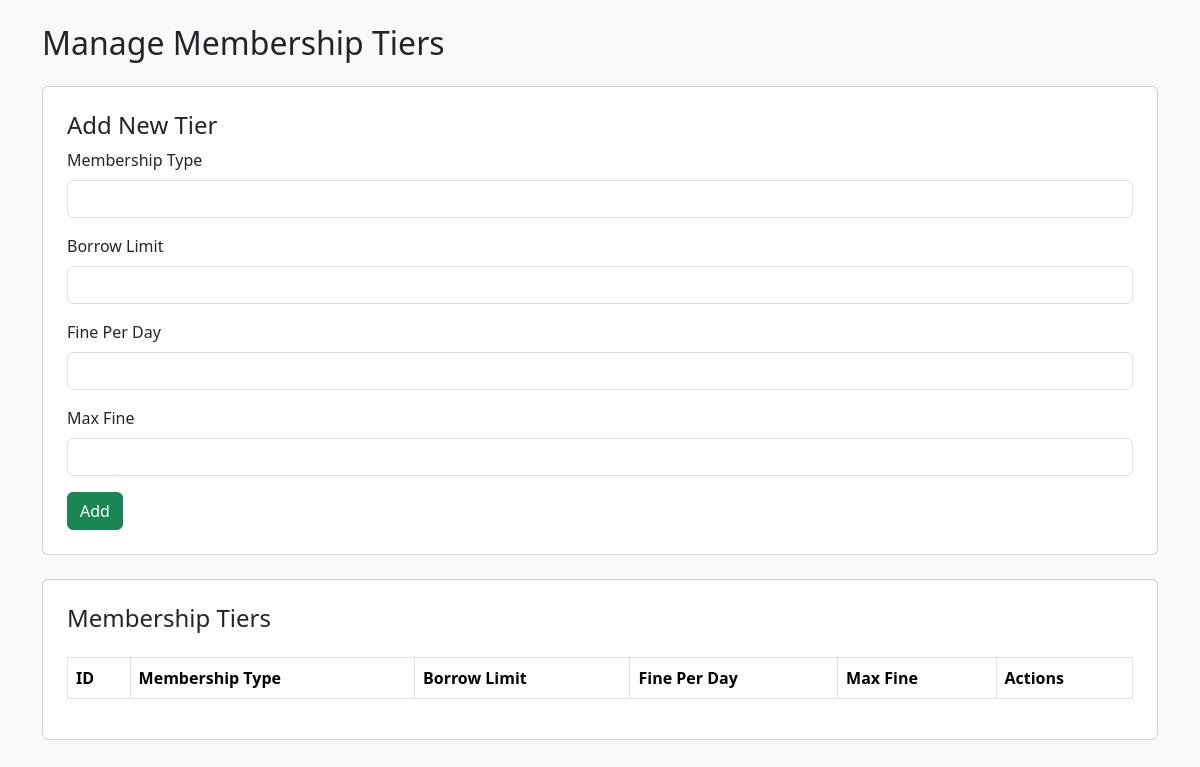
/manage_membership_tiers.php, run on an earlier commit of the app's database.
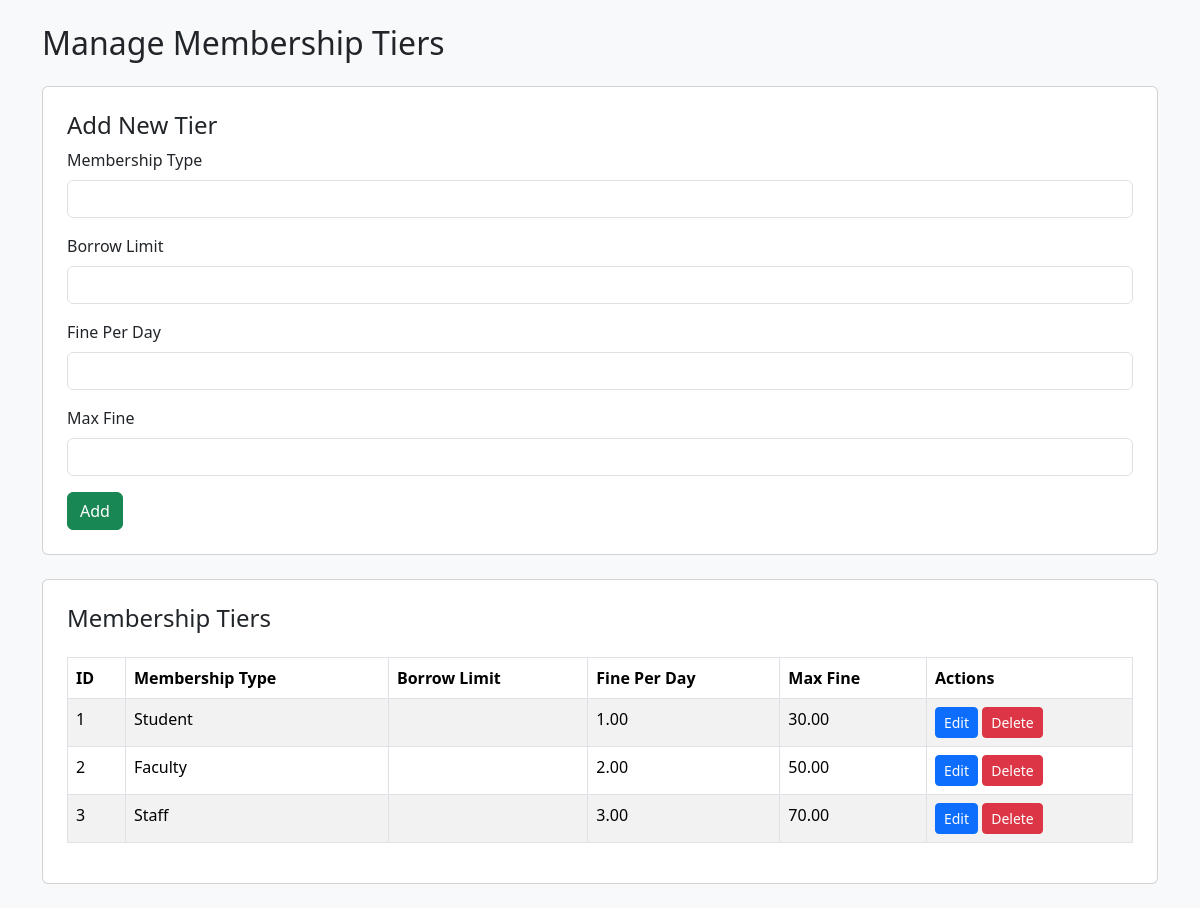
And on a later commit of the database.
### tables this page shows
CREATE TABLE Fine_Policy (
  Policy_ID INT AUTO_INCREMENT PRIMARY KEY,
  Membership_Type ENUM('Student', 'Faculty', 'Staff'),
  Fine_Per_Day DECIMAL(5,2),
  Max_Fine DECIMAL(10,2)
);

### manage_membership_tiers.php (the view, shortened to what this page needs)
<?php
include 'db_connect.php';
$tiers = $conn->query("SELECT * FROM Fine_Policy ORDER BY Membership_Type ASC");
$editData = null;
?>
<!DOCTYPE html>
<html>
<head>
    <link href="https://cdn.jsdelivr.net/npm/bootstrap@5.3.2/dist/css/bootstrap.min.css" rel="stylesheet">
</head>
<body class="bg-light">
<div class="container py-4">
    <h2 class="mb-4">Manage Membership Tiers</h2>
    <div class="card p-4 mb-4">
        <h4><?= $editData ? "Edit Tier" : "Add New Tier" ?></h4>
        <form method="POST">
            <div class="mb-3">
                <label class="form-label">Membership Type</label>
                <input type="text" name="membership_type" class="form-control" required value="<?= $editData['Membership_Type'] ?? '' ?>">
            </div>
            <div class="mb-3">
                <label class="form-label">Borrow Limit</label>
                <input type="number" name="borrow_limit" class="form-control" required value="<?= $editData['Borrow_Limit'] ?? '' ?>">
            </div>
            <div class="mb-3">
                <label class="form-label">Fine Per Day</label>
                <input type="number" step="0.01" name="fine_per_day" class="form-control" required value="<?= $editData['Fine_Per_Day'] ?? '' ?>">
            </div>
            <div class="mb-3">
                <label class="form-label">Max Fine</label>
                <input type="number" step="0.01" name="max_fine" class="form-control" required value="<?= $editData['Max_Fine'] ?? '' ?>">
            </div>
            <button type="submit" name="save" class="btn btn-success"><?= $editData ? "Update" : "Add" ?></button>
        </form>
    </div>
    <div class="card p-4">
        <h4>Membership Tiers</h4>
        <table class="table table-bordered table-striped mt-3">
            <thead>
                <tr>
                    <th>ID</th>
                    <th>Membership Type</th>
                    <th>Borrow Limit</th>
                    <th>Fine Per Day</th>
                    <th>Max Fine</th>
                    <th>Actions</th>
                </tr>
            </thead>
            <tbody>
                <?php while ($row = $tiers->fetch_assoc()): ?>
                    <tr>
                        <td><?= $row['Policy_ID'] ?></td>
                        <td><?= htmlspecialchars($row['Membership_Type']) ?></td>
                        <td><?= $row['borrow_limit'] ?></td>
                        <td><?= number_format($row['Fine_Per_Day'], 2) ?></td>
                        <td><?= number_format($row['Max_Fine'], 2) ?></td>
                        <td>
                            <a href="?edit=<?= $row['Policy_ID'] ?>" class="btn btn-sm btn-primary">Edit</a>
                            <a href="?delete=<?= $row['Policy_ID'] ?>" class="btn btn-sm btn-danger" onclick="return confirm('Delete this tier?')">Delete</a>
                        </td>
                    </tr>
                <?php endwhile; ?>
            </tbody>
        </table>
    </div>
</div>
</body>
</html>

What changed in the data, as far as the page shows it:
added fine_policy: Policy_ID "1", Membership_Type "Student", Fine_Per_Day "1.00", Max_Fine "30.00"
added fine_policy: Policy_ID "2", Membership_Type "Faculty", Fine_Per_Day "2.00", Max_Fine "50.00"
added fine_policy: Policy_ID "3", Membership_Type "Staff", Fine_Per_Day "3.00", Max_Fine "70.00"
